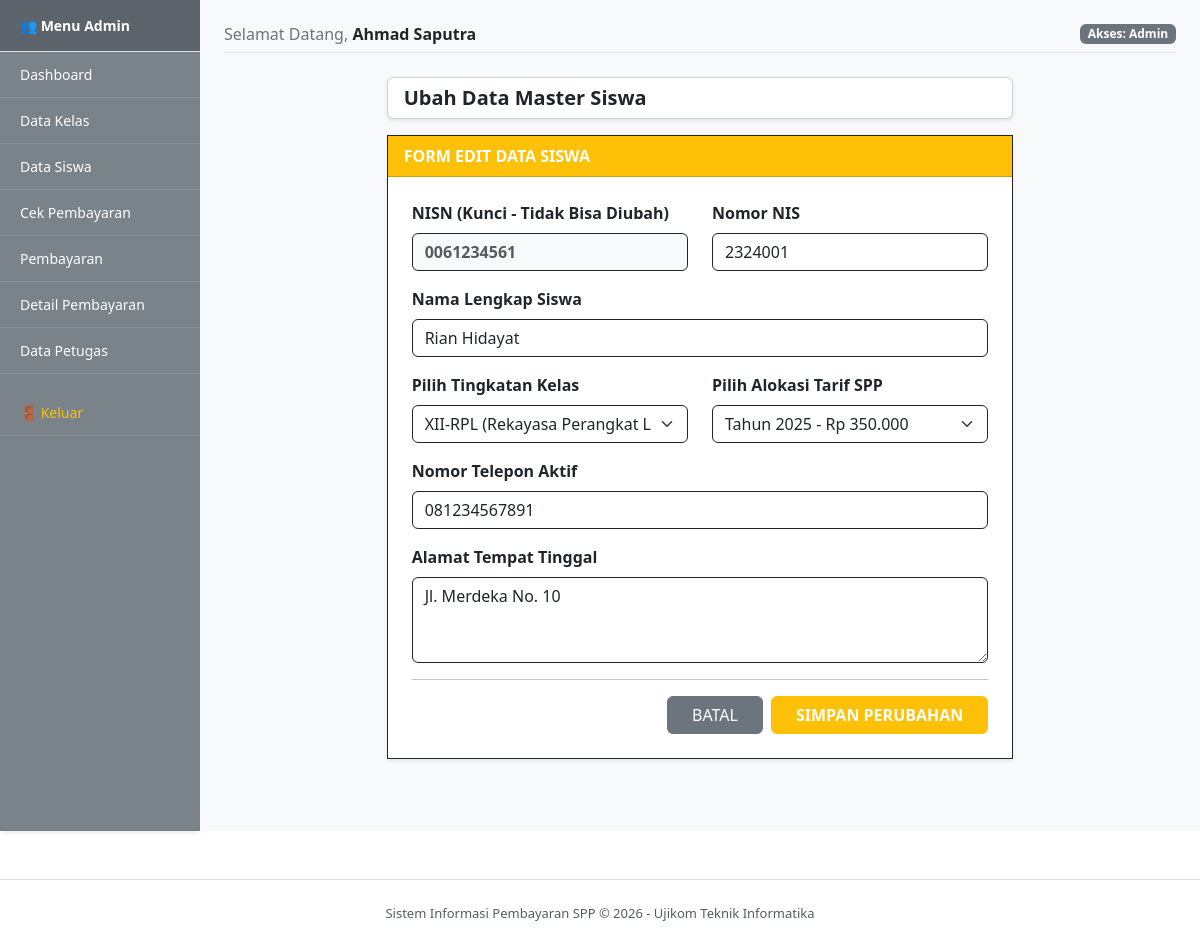
Screenshot of /petugas/siswa_edit.php?id=0061234561 (signed in) with the database file from the repository.
### tables this page shows
CREATE TABLE `tb_siswa` (
  `nisn` varchar(10) NOT NULL,
  `nis` varchar(8) NOT NULL,
  `nama` varchar(50) NOT NULL,
  `id_kelas` varchar(11) NOT NULL,
  `nama_kelas` varchar(10) NOT NULL,
  `alamat` text NOT NULL,
  `no_telp` varchar(13) NOT NULL,
  `id_spp` varchar(40) NOT NULL
);

CREATE TABLE `tb_kelas` (
  `id_kelas` varchar(11) NOT NULL,
  `nama_kelas` varchar(10) NOT NULL,
  `komp_keahlian` varchar(50) NOT NULL
);

### petugas/siswa_edit.php (the view, shortened to what this page needs)
<?php
include '../layouts/header.php';
include '../config/koneksi.php';
$nisn = mysqli_real_escape_string($koneksi, $_GET['id']);
$query_ambil = mysqli_query($koneksi, "SELECT * FROM tb_siswa WHERE nisn = '$nisn'");
$data_lama = mysqli_fetch_assoc($query_ambil);
$query_kelas = mysqli_query($koneksi, "SELECT * FROM tb_kelas");
$query_spp   = mysqli_query($koneksi, "SELECT * FROM tb_spp");
?>
<div class="row justify-content-center">
    <div class="col-md-8">
        <div class="card card-body bg-white mb-3 shadow-sm py-2">
            <h5 class="text-dark fw-bold mb-0">Ubah Data Master Siswa</h5>
        </div>
        <div class="card shadow-sm border-dark rounded-0 mb-5">
            <div class="card-header bg-warning text-white fw-bold rounded-0">
                FORM EDIT DATA SISWA
            </div>
            <div class="card-body p-4 bg-white">
                <form action="" method="POST">
                    <div class="row">
                        <div class="col-md-6 mb-3">
                            <label class="form-label fw-semibold">NISN (Kunci - Tidak Bisa Diubah)</label>
                            <input type="text" class="form-control bg-light border-dark text-muted fw-bold" value="<?= $data_lama['nisn']; ?>" readonly>
                        </div>
                        <div class="col-md-6 mb-3">
                            <label class="form-label fw-semibold">Nomor NIS</label>
                            <input type="text" name="input_nis" class="form-control border-dark" value="<?= $data_lama['nis']; ?>" required>
                        </div>
                    </div>
                    <div class="mb-3">
                        <label class="form-label fw-semibold">Nama Lengkap Siswa</label>
                        <input type="text" name="input_nama" class="form-control border-dark" value="<?= $data_lama['nama']; ?>" required>
                    </div>
                    <div class="row">
                        <div class="col-md-6 mb-3">
                            <label class="form-label fw-semibold">Pilih Tingkatan Kelas</label>
                            <select name="input_id_kelas" class="form-select border-dark" required>
                                <?php while($row_kelas = mysqli_fetch_assoc($query_kelas)) : ?>
                                    <option value="<?= $row_kelas['id_kelas']; ?>" <?= ($row_kelas['id_kelas'] == $data_lama['id_kelas']) ? 'selected' : ''; ?>>
                                        <?= $row_kelas['nama_kelas']; ?> (<?= $row_kelas['komp_keahlian']; ?>)
                                    </option>
                                <?php endwhile; ?>
                            </select>
                        </div>
                        <div class="col-md-6 mb-3">
                            <label class="form-label fw-semibold">Pilih Alokasi Tarif SPP</label>
                            <select name="input_id_spp" class="form-select border-dark" required>
                                <?php while($row_spp = mysqli_fetch_assoc($query_spp)) : ?>
                                    <option value="<?= $row_spp['id_spp']; ?>" <?= ($row_spp['id_spp'] == $data_lama['id_spp']) ? 'selected' : ''; ?>>
                                        Tahun <?= $row_spp['tahun']; ?> - Rp <?= number_format($row_spp['nominal'], 0, ',', '.'); ?>
                                    </option>
                                <?php endwhile; ?>
                            </select>
                        </div>
                    </div>
                    <div class="mb-3">
                        <label class="form-label fw-semibold">Nomor Telepon Aktif</label>
                        <input type="text" name="input_notelp" class="form-control border-dark" value="<?= $data_lama['no_telp']; ?>" required>
                    </div>
                    <div class="mb-3">
                        <label class="form-label fw-semibold">Alamat Tempat Tinggal</label>
                        <textarea name="input_alamat" class="form-control border-dark" rows="3" required><?= $data_lama['alamat']; ?></textarea>
                    </div>
                    <hr class="border-dark">
                    <div class="d-flex justify-content-end gap-2">
                        <a href="siswa_tampil.php" class="btn btn-secondary px-4">BATAL</a>
                        <button type="submit" name="tombol_update" class="btn btn-warning text-white px-4 fw-bold">SIMPAN PERUBAHAN</button>
                    </div>
                </form>
            </div>
        </div>
    </div>
</div>
<?php
include '../layouts/footer.php';
?>

### rows the page displays
tb_siswa: nisn "0061234561", input_nis "2324001", input_nama "Rian Hidayat", input_id_kelas "XII-RPL (Rekayasa Perangkat Lunak)", input_id_spp "Tahun 2025 - Rp 350.000", input_notelp "081234567891", input_alamat "Jl. Merdeka No. 10"

### other values shown
$_SESSION['nama_petugas'] "Ahmad Saputra"
$_SESSION['level'] "Admin"
